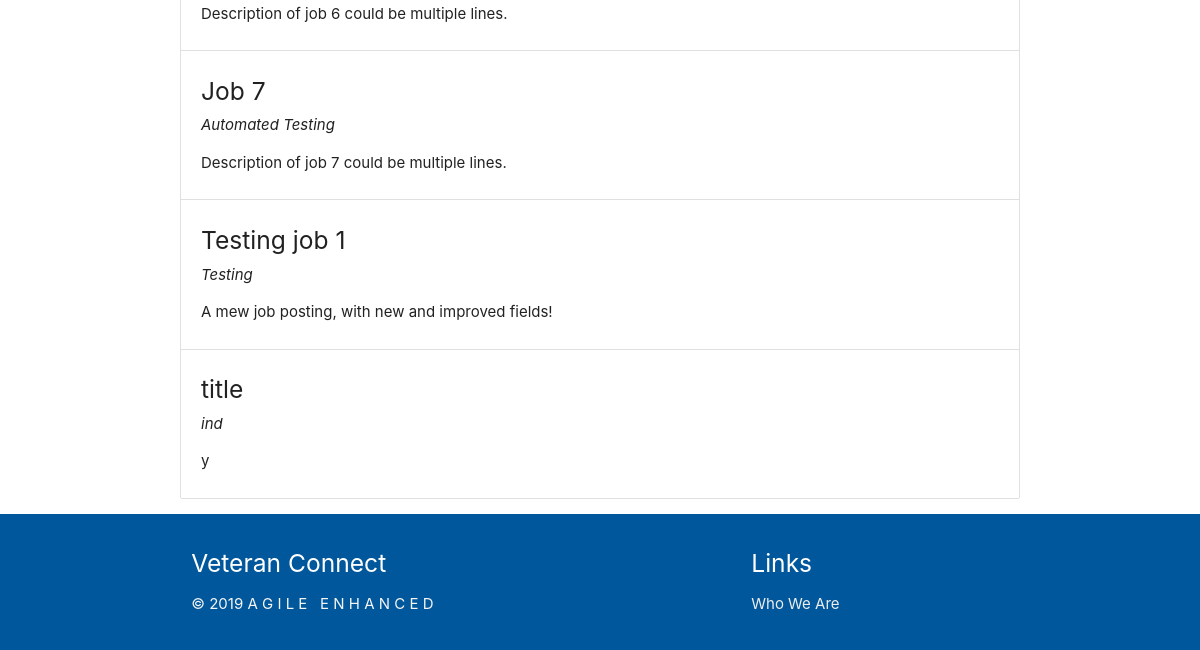
The app's page /employment/ (lower part), older data.
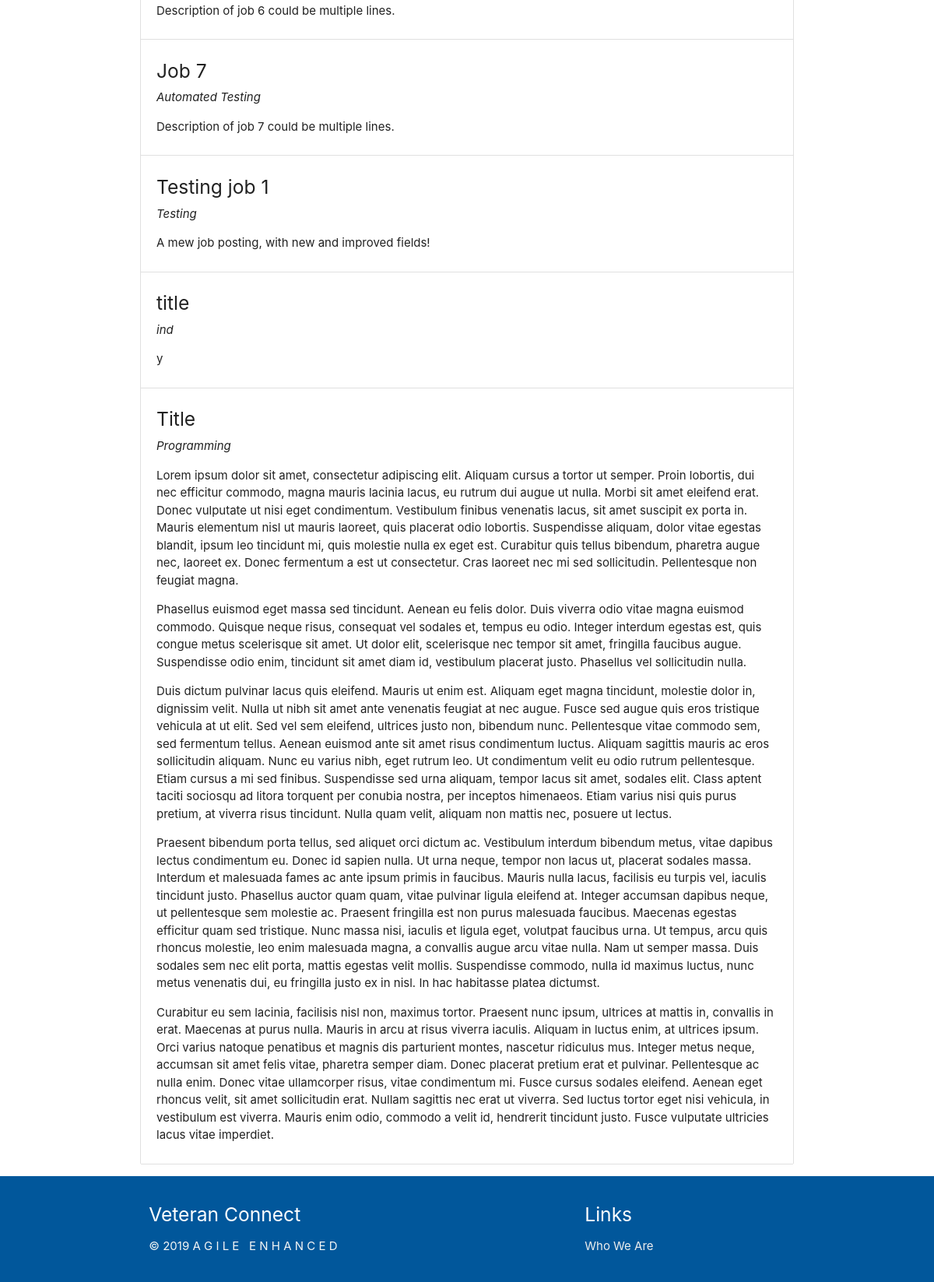
The same page, newer data.
### tables this page shows
CREATE TABLE jobs (
    job_id INTEGER PRIMARY KEY AUTOINCREMENT,
    title TEXT NOT NULL,
    description TEXT NOT NULL,
    industry TEXT,
    time_posted TEXT,
    due_date TEXT,
    street_address TEXT NOT NULL,
    city TEXT NOT NULL,
    state TEXT NOT NULL,
    zipcode INTEGER NOT NULL
);

### employment.py (the view)
@employment.route('/')
def show_employment():
    jobsRow = db.get_all_jobs()
    jobs = []
    for job in jobsRow:
        jobs.append(convert_job(job))
    if jobs is not None:
        session["jobs"] = jobs
    uid = session.get("user_id")
    if uid is not None:
        user = db.get_user_by_id(uid)
        session['employer'] = user['isEmployer'] != 0
    return render_template('employment.html')

### auth.py (called while the page is built)
@auth.before_app_request
def load_logged_in_user():
    user_id = session.get('user_id')
    if user_id is None:
        g.user = None
    else:
        g.user = db.get_user_by_id(user_id)

### db.py (called while the page is built)
def get_db():
    if 'db' not in g:
        g.db = sqlite3.connect(
            current_app.config['DATABASE'],
            detect_types=sqlite3.PARSE_DECLTYPES
        )
        g.db.row_factory = sqlite3.Row
    return g.db

def query_db(query, args=(), one=False):
    cur = get_db().execute(query, args)
    rv = cur.fetchall()
    cur.close()
    return (rv[0] if rv else None) if one else rv

def get_all_jobs(): #Might want to limit amount.
    try:
        return query_db('SELECT * FROM jobs', (), one=False)
    except Exception as e:
        print "Error getting jobs in db", e

### employment.py (called while the page is built)
def convert_job(row):
    paras = row['description'].split('  ')
    job = {
        'job_id': row['job_id'],
        'title': row['title'],
        'description': paras,
        'industry': row['industry'],
        'time_posted': row['time_posted'],
        'due_date': row['due_date'],
        'street_address': row['street_address'],
        'city': row['city'],
        'state': row['state'],
        'zipcode': row['zipcode'],
    }
    return job

### templates/employment.html (shortened to what this page needs)
{% extends 'base.html' %}
{% block content %}
<div class="container">
    <ul class="collection">
        {% if session["jobs"] %}
            {% for job in session["jobs"] %}
                <li class="collection-item">
                    <h5>{{job['title']}}</h5>
                    <i>{{job['industry']}}</i>
                    {% for para in job['description'] %}
                    <p>{{para}}</p>
                    {% endfor %}
                </li>
            {% endfor %}
        {% endif %}
    </ul>
</div>
{% endblock %}

### templates/base.html (shortened to what this page needs)
<!DOCTYPE html>
<html lang="en">
<head>
    <link rel="stylesheet" type="text/css" href="/static/css/materialize.css">
    <link rel="stylesheet" type="text/css" href="/static/css/custom.css">
</head>
<body>
    <main>
        {% block content %}{% endblock %}
    </main>
    <footer class="page-footer light-blue darken-4">
        <div class="container light-blue darken-4">
          <div class="row">
            <div class="col l6 s12">
              <h5 class="white-text">Veteran Connect</h5>
              <p class="grey-text text-lighten-4" style="white-space: pre;">© 2019 A G I L E   E N H A N C E D </p>
            </div>
            <div class="col l4 offset-l2 s12">
              <h5 class="white-text">Links</h5>
              <ul>
                <li><a class="grey-text text-lighten-3" href="/about_us">Who We Are</a></li>
              </ul>
            </div>
          </div>
        </div>
    </footer>
</body>
</html>

Row changes from the older to the newer data that the page shows:
added jobs: title "Title", industry "Programming", para "Lorem ipsum dolor sit amet, consectetur adipiscing elit. Aliquam cursus a tortor ut semper. Proin lobortis, dui nec efficitur commodo, magna mauris lacinia lacus, eu rutrum dui augue ut nulla. Morbi sit amet eleifend erat. Donec vulputate ut nisi eget condimentum. Vestibulum finibus venenatis lacus, sit amet suscipit ex porta in. Mauris elementum nisl ut mauris laoreet, quis placerat odio lobortis. Suspendisse aliquam, dolor vitae egestas blandit, ipsum leo tincidunt mi, quis molestie nulla ex eget est. Curabitur quis tellus bibendum, pharetra augue nec, laoreet ex. Donec fermentum a est ut consectetur. Cras laoreet nec mi sed sollicitudin. Pellentesque non feugiat magna." "Phasellus euismod eget massa sed tincidunt. Aenean eu felis dolor. Duis viverra odio vitae magna euismod commodo. Quisque neque risus, consequat vel sodales et, tempus eu odio. Integer interdum egestas est, quis congue metus scelerisque sit amet. Ut dolor elit, scelerisque nec tempor sit amet, fringilla faucibus augue. Suspendisse odio enim, tincidunt sit amet diam id, vestibulum placerat justo. Phasellus vel sollicitudin nulla." "Duis dictum pulvinar lacus quis eleifend. Mauris ut enim est. Aliquam eget magna tincidunt, molestie dolor in, dignissim velit. Nulla ut nibh sit amet ante venenatis feugiat at nec augue. Fusce sed augue quis eros tristique vehicula at ut elit. Sed vel sem eleifend, ultrices justo non, bibendum nunc. Pellentesque vitae commodo sem, sed fermentum tellus. Aenean euismod ante sit amet risus condimentum luctus. Aliquam sagittis mauris ac eros sollicitudin aliquam. Nunc eu varius nibh, eget rutrum leo. Ut condimentum velit eu odio rutrum pellentesque. Etiam cursus a mi sed finibus. Suspendisse sed urna aliquam, tempor lacus sit amet, sodales elit. Class aptent taciti sociosqu ad litora torquent…" "Praesent bibendum porta tellus, sed aliquet orci dictum ac. Vestibulum interdum bibendum metus, vitae dapibus lectus condimentum eu. Donec id sapien nulla. Ut urna neque, tempor non lacus ut, placerat sodales massa. Interdum et malesuada fames ac ante ipsum primis in faucibus. Mauris nulla lacus, facilisis eu turpis vel, iaculis tincidunt justo. Phasellus auctor quam quam, vitae pulvinar ligula eleifend at. Integer accumsan dapibus neque, ut pellentesque sem molestie ac. Praesent fringilla est non purus malesuada faucibus. Maecenas egestas efficitur quam sed tristique. Nunc massa nisi, iaculis et ligula eget, volutpat faucibus urna. Ut tempus, arcu quis rhoncus molestie, leo enim malesuada…" "Curabitur eu sem lacinia, facilisis nisl non, maximus tortor. Praesent nunc ipsum, ultrices at mattis in, convallis in erat. Maecenas at purus nulla. Mauris in arcu at risus viverra iaculis. Aliquam in luctus enim, at ultrices ipsum. Orci varius natoque penatibus et magnis dis parturient montes, nascetur ridiculus mus. Integer metus neque, accumsan sit amet felis vitae, pharetra semper diam. Donec placerat pretium erat et pulvinar. Pellentesque ac nulla enim. Donec vitae ullamcorper risus, vitae condimentum mi. Fusce cursus sodales eleifend. Aenean eget rhoncus velit, sit amet sollicitudin erat. Nullam sagittis nec erat ut viverra. Sed luctus tortor eget nisi vehicula, in vestibulum est…"
